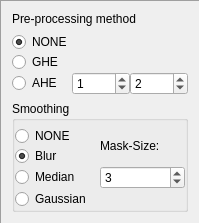
       <widget class="QFrame" name="frame_4">
        <property name="frameShape">
         <enum>QFrame::Panel</enum>
        </property>
        <property name="frameShadow">
         <enum>QFrame::Sunken</enum>
        </property>
        <layout class="QGridLayout" name="gridLayout_6">
         <item row="0" column="0">
          <widget class="QLabel" name="label_5">
           <property name="maximumSize">
            <size>
             <width>16777215</width>
             <height>20</height>
            </size>
           </property>
           <property name="layoutDirection">
            <enum>Qt::LeftToRight</enum>
           </property>
           <property name="text">
            <string>Pre-processing method</string>
           </property>
          </widget>
         </item>
         <item row="1" column="0">
          <widget class="QFrame" name="frame_6">
           <property name="sizePolicy">
            <sizepolicy hsizetype="Preferred" vsizetype="Preferred">
             <horstretch>0</horstretch>
             <verstretch>0</verstretch>
            </sizepolicy>
           </property>
           <property name="maximumSize">
            <size>
             <width>16777215</width>
             <height>80</height>
            </size>
           </property>
           <property name="frameShape">
            <enum>QFrame::NoFrame</enum>
           </property>
           <property name="frameShadow">
            <enum>QFrame::Plain</enum>
           </property>
           <layout class="QGridLayout" name="gridLayout_5">
            <property name="leftMargin">
             <number>0</number>
            </property>
            <property name="topMargin">
             <number>0</number>
            </property>
            <property name="rightMargin">
             <number>0</number>
            </property>
            <property name="bottomMargin">
             <number>0</number>
            </property>
            <property name="spacing">
             <number>0</number>
            </property>
            <item row="0" column="0">
             <widget class="QRadioButton" name="rbNone">
              <property name="text">
               <string>NONE</string>
              </property>
              <property name="checked">
               <bool>true</bool>
              </property>
             </widget>
            </item>
            <item row="1" column="0">
             <widget class="QRadioButton" name="rbGHE">
              <property name="text">
               <string>GHE</string>
              </property>
             </widget>
            </item>
            <item row="2" column="0">
             <widget class="QRadioButton" name="rbAHE">
              <property name="text">
               <string>AHE</string>
              </property>
             </widget>
            </item>
            <item row="2" column="1">
             <widget class="QSpinBox" name="sbClipLimit">
              <property name="maximum">
               <number>9999</number>
              </property>
              <property name="value">
               <number>1</number>
              </property>
             </widget>
            </item>
            <item row="2" column="2">
             <widget class="QSpinBox" name="sbSize">
              <property name="maximum">
               <number>9999</number>
              </property>
              <property name="value">
               <number>2</number>
              </property>
             </widget>
            </item>
           </layout>
          </widget>
         </item>
         <item row="2" column="0">
          <widget class="QGroupBox" name="groupBox_5">
           <property name="maximumSize">
            <size>
             <width>16777215</width>
             <height>120</height>
            </size>
           </property>
           <property name="title">
            <string>Smoothing</string>
           </property>
           <property name="flat">
            <bool>true</bool>
           </property>
           <layout class="QGridLayout" name="gridLayout_3">
            <property name="leftMargin">
             <number>0</number>
            </property>
            <property name="topMargin">
             <number>5</number>
            </property>
            <property name="rightMargin">
             <number>0</number>
            </property>
            <property name="bottomMargin">
             <number>0</number>
            </property>
            <property name="spacing">
             <number>0</number>
            </property>
            <item row="0" column="0">
             <widget class="QRadioButton" name="rbNone2">
              <property name="text">
               <string>NONE</string>
              </property>
              <property name="checked">
               <bool>false</bool>
              </property>
             </widget>
            </item>
            <item row="2" column="0">
             <widget class="QRadioButton" name="rbMedian">
              <property name="text">
               <string>Median</string>
              </property>
             </widget>
            </item>
            <item row="3" column="0">
             <widget class="QRadioButton" name="rbGaussian">
              <property name="text">
               <string>Gaussian</string>
              </property>
             </widget>
            </item>
            <item row="1" column="0">
             <widget class="QRadioButton" name="rbBlur">
              <property name="text">
               <string>Blur</string>
              </property>
              <property name="checked">
               <bool>true</bool>
              </property>
             </widget>
            </item>
            <item row="0" column="1" rowspan="2">
             <widget class="QLabel" name="label_6">
              <property name="text">
               <string>Mask-Size:</string>
              </property>
             </widget>
            </item>
            <item row="2" column="1">
             <widget class="QSpinBox" name="sbMask">
              <property name="value">
               <number>3</number>
              </property>
             </widget>
            </item>
           </layout>
          </widget>
         </item>
        </layout>
       </widget>
